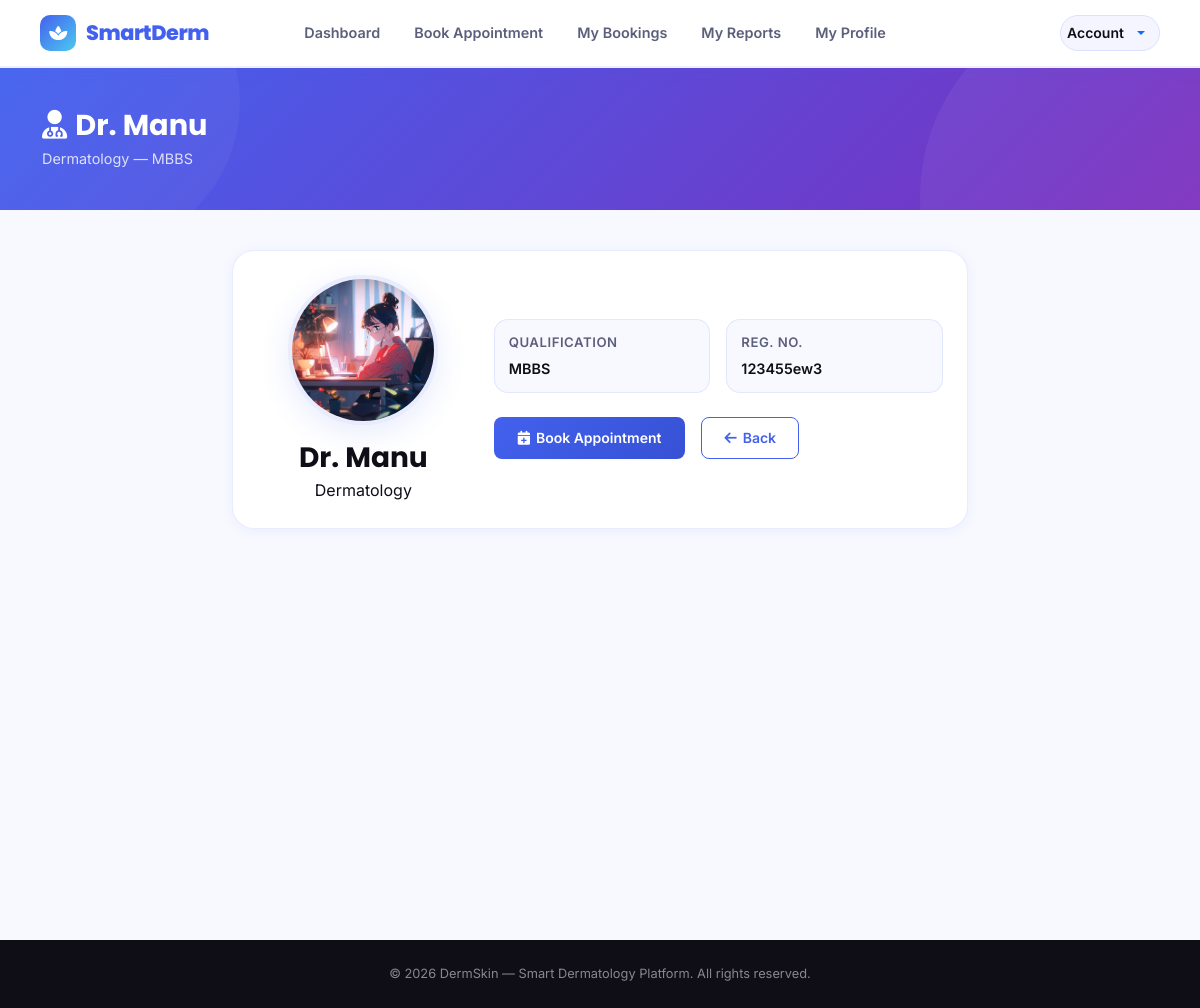
Screenshot of /doctor_details/1/ (signed in) with the database file from the repository.
### clinicadmin/models.py (models this page shows)
class tbl_doctor(models.Model):
    name=models.CharField(max_length=20)
    age=models.IntegerField()
    gender=models.CharField(max_length=10)
    profile_picture=models.ImageField(upload_to='doctor_profiles/', blank=True, null=True)
    email=models.EmailField(max_length=128,unique=True)
    phone_number=models.CharField(max_length=20)
    address=models.TextField()
    identification=models.ImageField(upload_to='doctor_id_proofs/', blank=True, null=True)
    specialization=models.CharField(max_length=30)
    qualification = models.CharField(max_length=50, blank=True, null=True)
    medical_registration_number=models.CharField(max_length=20,unique=True)
    password=models.CharField(max_length=128,blank=True)

### patient/views.py (the view)
# urls.py: path('doctor_details/<int:id>/', views.doctor_details, name='doctor_details'),
def doctor_details(request, id):
    patient_id=request.session.get('pid')
    if not patient_id:
        return redirect('webguest:login')
    doctor = get_object_or_404(tbl_doctor, id=id)
    return render(request, 'patient/view_details.html', {
        'doctor': doctor
    })

### patient/Templates/patient/view_details.html (shortened to what this page needs)
{% extends 'base/header.html' %}
{% load static %}
{% block content %}
<div class="page-banner">
    <div class="container position-relative" style="z-index:1">
        <h1><i class="fas fa-user-md me-2"></i>{{ doctor.name }}</h1>
        <p>{{ doctor.specialization }} &mdash; {{ doctor.qualification }}</p>
    </div>
</div>
<div class="page-wrapper">
<div class="container">
<div class="row justify-content-center">
<div class="col-lg-8" data-aos="fade-up">
    <div class="ds-card">
        <div class="ds-card-body">
            <div class="row align-items-center g-4">
                <div class="col-md-4 text-center">
                    {% if doctor.profile_picture %}
                        <img src="{{ doctor.profile_picture.url }}" alt="{{ doctor.name }}"
                             style="width:150px;height:150px;border-radius:50%;object-fit:cover;border:4px solid var(--border);box-shadow:var(--shadow-md);">
                    {% else %}
                        <div style="width:150px;height:150px;border-radius:50%;background:linear-gradient(135deg,var(--primary),var(--secondary));display:flex;align-items:center;justify-content:center;font-size:3rem;color:white;margin:0 auto;box-shadow:var(--shadow-md);">
                            {{ doctor.name|slice:":1"|upper }}
                        </div>
                    {% endif %}
                    <h3 class="mt-3 mb-1" style="font-family:var(--font-display);font-weight:700;">{{ doctor.name }}</h3>
                    <span class="role-badge doctor">{{ doctor.specialization }}</span>
                </div>
                <div class="col-md-8">
                    <div class="row g-3">
                        <div class="col-sm-6">
                            <div style="padding:12px 14px;background:var(--surface-2);border-radius:var(--radius-md);border:1px solid var(--border);">
                                <div class="ds-form-label" style="margin-bottom:3px;">Qualification</div>
                                <div style="font-weight:600;color:var(--text-dark);font-size:0.9rem;">{{ doctor.qualification|default:"—" }}</div>
                            </div>
                        </div>
                        <div class="col-sm-6">
                            <div style="padding:12px 14px;background:var(--surface-2);border-radius:var(--radius-md);border:1px solid var(--border);">
                                <div class="ds-form-label" style="margin-bottom:3px;">Reg. No.</div>
                                <div style="font-weight:600;color:var(--text-dark);font-size:0.9rem;">{{ doctor.medical_registration_number }}</div>
                            </div>
                        </div>
                    </div>
                    <div class="d-flex gap-3 mt-4">
                        <a href="{% url 'webpatient:book_appointment' doctor.id %}" class="btn-ds-primary">
                            <i class="fas fa-calendar-plus"></i> Book Appointment
                        </a>
                        <a href="{% url 'webpatient:doctor_list' %}" class="btn-ds-outline">
                            <i class="fas fa-arrow-left"></i> Back
                        </a>
                    </div>
                </div>
            </div>
        </div>
    </div>
</div>
</div>
</div>
</div>
{% endblock %}

### rows the page displays
tbl_doctor: name "Dr. Manu", specialization "Dermatology", qualification "MBBS", profile_picture (picture), medical_registration_number "123455ew3"
